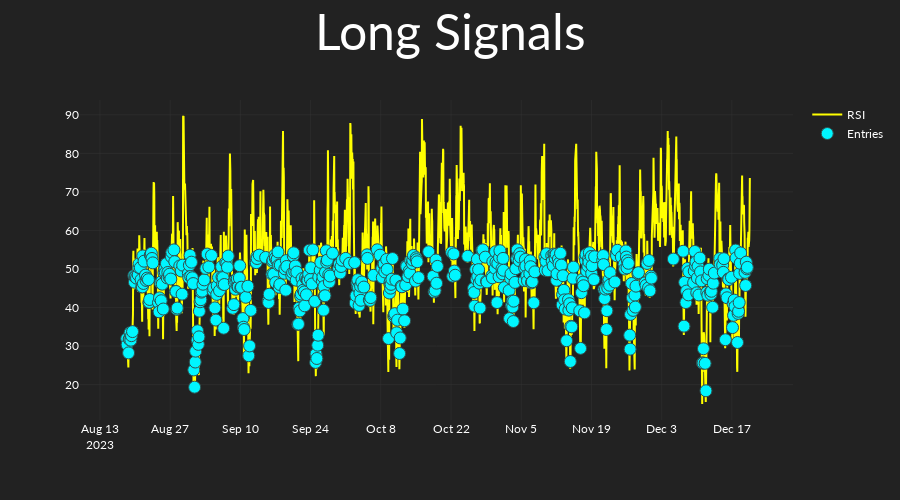
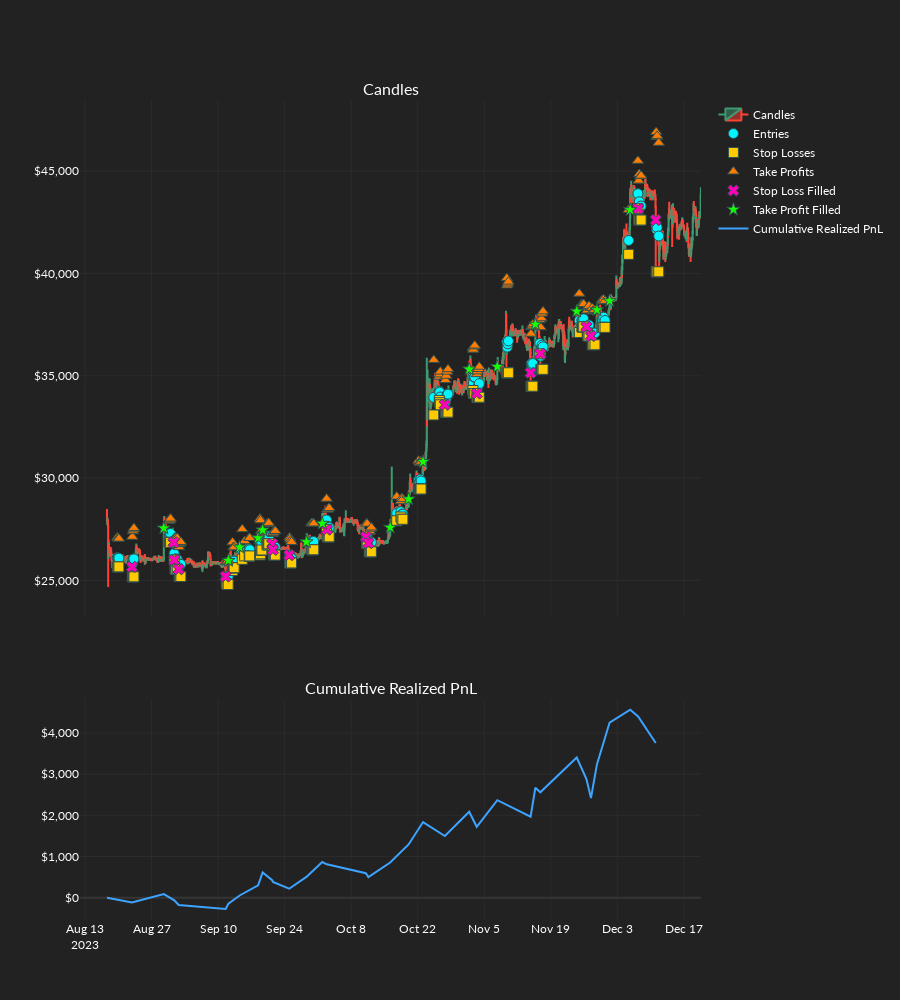

The cell these charts' notebook holds for them, in order:
### Code cell
order_records_df = or_backtest(
    backtest_settings=backtest_settings,
    candles=candles,
    dos_arrays=dos_arrays,
    exchange_settings=exchange_settings,
    static_os=static_os,
    strategy=long_strat,
    dos_index=17,
    ind_set_index=4,
    plot_results=True,
    logger_bool=True,
)
